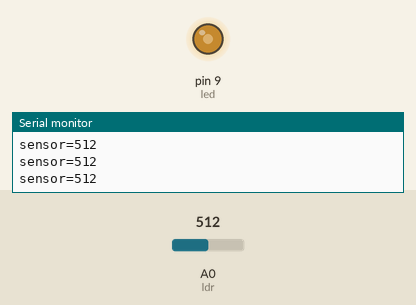
A sketch run on a simulated Arduino Uno, built with avr-gcc and run on an emulated ATmega328P. Shown: output pins drawn as LEDs (lit = HIGH), the last lines printed to the serial monitor. The inputs (shaded band) are chosen by the test bench; at power-on: A0 (ldr) = 512.

Above: at 1.2 s.
1.3 s: A0 (ldr) set to 716
At 2.1 s:
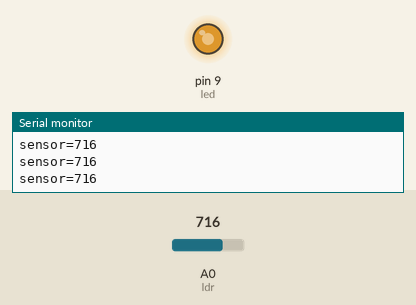
2.8 s: A0 (ldr) set to 900
At 3.6 s:
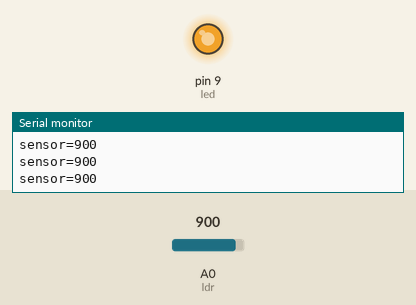
4.3 s: A0 (ldr) set to 122
At 5.5 s:
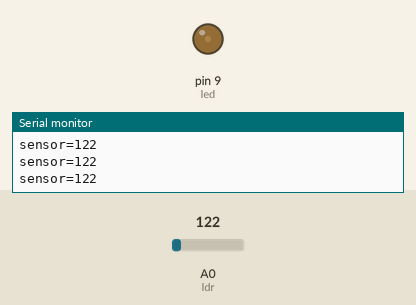
5.8 s: A0 (ldr) set to 88
At 7.0 s:
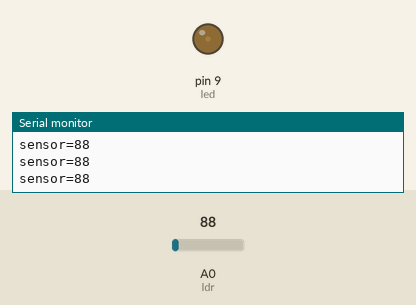
7.3 s: A0 (ldr) set to 11
At 7.7 s:
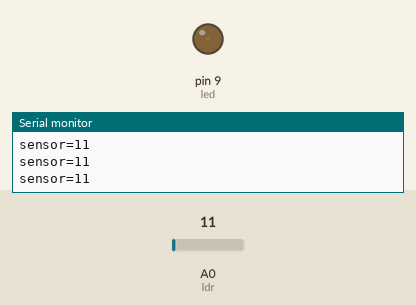
10.3 s: A0 (ldr) set to 8
At 11.6 s:
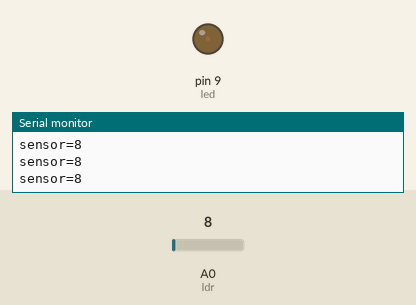
Timing chart, 0 to 12.8 s (numbered marks = the images above; inputs shaded):
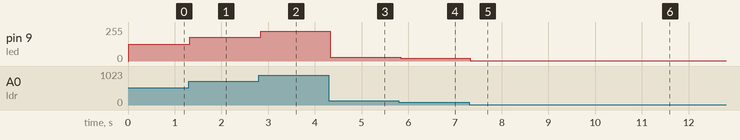

Measured:
- after the input at 1.3 s, pin 9 (led): 127/255 → 178/255 at once
- after the input at 2.8 s, pin 9 (led): 178/255 → 224/255 at once
- after the input at 4.3 s, pin 9 (led): 224/255 → 30/255 at once
- after the input at 5.8 s, pin 9 (led): 30/255 → 21/255 at once
- after the input at 7.3 s, pin 9 (led): 21/255 → 2/255 at once
- after the input at 10.3 s, pin 9 (led): 2/255 → 1/255 at once

The sketch:

ldr.ino
```cpp
int ldr= A0;
int led= 9;
int parlaklik;
void setup() {
  // put your setup code here, to run once:
pinMode(ldr, INPUT);
pinMode(led,OUTPUT);
Serial.begin(9600);
}

void loop() {
  // put your main code here, to run repeatedly:
int sensordegeri=analogRead(ldr);
analogWrite(led,parlaklik);
parlaklik=map(sensordegeri,0,1023,0,255); /* https://www.arduino.cc/en/Reference/Map */
Serial.print("sensor=");
Serial.print(sensordegeri);
Serial.println();/* satır atla*/
delay(20);
}
```
